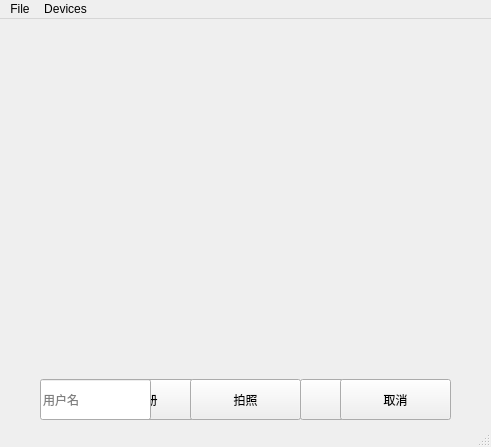
<?xml version="1.0" encoding="UTF-8"?>
<ui version="4.0">
 <class>Login</class>
 <widget class="QMainWindow" name="Login">
  <property name="geometry">
   <rect>
    <x>0</x>
    <y>0</y>
    <width>491</width>
    <height>447</height>
   </rect>
  </property>
  <property name="windowTitle">
   <string>Login</string>
  </property>
  <widget class="QWidget" name="centralWidget">
   <widget class="QStackedWidget" name="stackedWidget">
    <property name="geometry">
     <rect>
      <x>0</x>
      <y>0</y>
      <width>490</width>
      <height>360</height>
     </rect>
    </property>
    <property name="sizePolicy">
     <sizepolicy hsizetype="Preferred" vsizetype="Preferred">
      <horstretch>1</horstretch>
      <verstretch>0</verstretch>
     </sizepolicy>
    </property>
    <property name="palette">
     <palette>
      <active>
       <colorrole role="Base">
        <brush brushstyle="SolidPattern">
         <color alpha="255">
          <red>255</red>
          <green>255</green>
          <blue>255</blue>
         </color>
        </brush>
       </colorrole>
       <colorrole role="Window">
        <brush brushstyle="SolidPattern">
         <color alpha="255">
          <red>145</red>
          <green>145</green>
          <blue>145</blue>
         </color>
        </brush>
       </colorrole>
      </active>
      <inactive>
       <colorrole role="Base">
        <brush brushstyle="SolidPattern">
         <color alpha="255">
          <red>255</red>
          <green>255</green>
          <blue>255</blue>
         </color>
        </brush>
       </colorrole>
       <colorrole role="Window">
        <brush brushstyle="SolidPattern">
         <color alpha="255">
          <red>145</red>
          <green>145</green>
          <blue>145</blue>
         </color>
        </brush>
       </colorrole>
      </inactive>
      <disabled>
       <colorrole role="Base">
        <brush brushstyle="SolidPattern">
         <color alpha="255">
          <red>145</red>
          <green>145</green>
          <blue>145</blue>
         </color>
        </brush>
       </colorrole>
       <colorrole role="Window">
        <brush brushstyle="SolidPattern">
         <color alpha="255">
          <red>145</red>
          <green>145</green>
          <blue>145</blue>
         </color>
        </brush>
       </colorrole>
      </disabled>
     </palette>
    </property>
    <property name="currentIndex">
     <number>0</number>
    </property>
    <widget class="QWidget" name="viewfinderPage">
     <layout class="QGridLayout" name="gridLayout_5">
      <item row="0" column="0">
       <widget class="QCameraViewfinder" name="viewfinder" native="true"/>
      </item>
     </layout>
    </widget>
    <widget class="QWidget" name="previewPage">
     <layout class="QGridLayout" name="gridLayout_4">
      <item row="0" column="0">
       <widget class="QLabel" name="lastImagePreviewLabel">
        <property name="sizePolicy">
         <sizepolicy hsizetype="Preferred" vsizetype="MinimumExpanding">
          <horstretch>0</horstretch>
          <verstretch>0</verstretch>
         </sizepolicy>
        </property>
        <property name="frameShape">
         <enum>QFrame::Box</enum>
        </property>
        <property name="text">
         <string/>
        </property>
       </widget>
      </item>
     </layout>
    </widget>
   </widget>
   <widget class="QPushButton" name="loginButton">
    <property name="geometry">
     <rect>
      <x>300</x>
      <y>360</y>
      <width>111</width>
      <height>41</height>
     </rect>
    </property>
    <property name="text">
     <string>登录</string>
    </property>
   </widget>
   <widget class="QPushButton" name="registerButton">
    <property name="geometry">
     <rect>
      <x>90</x>
      <y>360</y>
      <width>111</width>
      <height>41</height>
     </rect>
    </property>
    <property name="text">
     <string>注册</string>
    </property>
   </widget>
   <widget class="QLineEdit" name="usernameLineEdit">
    <property name="geometry">
     <rect>
      <x>40</x>
      <y>360</y>
      <width>111</width>
      <height>41</height>
     </rect>
    </property>
    <property name="text">
     <string/>
    </property>
    <property name="placeholderText">
     <string>用户名</string>
    </property>
   </widget>
   <widget class="QPushButton" name="takeImageButton">
    <property name="geometry">
     <rect>
      <x>190</x>
      <y>360</y>
      <width>111</width>
      <height>41</height>
     </rect>
    </property>
    <property name="text">
     <string>拍照</string>
    </property>
   </widget>
   <widget class="QPushButton" name="cancelButton">
    <property name="geometry">
     <rect>
      <x>340</x>
      <y>360</y>
      <width>111</width>
      <height>41</height>
     </rect>
    </property>
    <property name="text">
     <string>取消</string>
    </property>
   </widget>
  </widget>
  <widget class="QMenuBar" name="menuBar">
   <property name="geometry">
    <rect>
     <x>0</x>
     <y>0</y>
     <width>491</width>
     <height>22</height>
    </rect>
   </property>
   <widget class="QMenu" name="menuFile">
    <property name="title">
     <string>File</string>
    </property>
    <addaction name="actionStartCamera"/>
    <addaction name="actionStopCamera"/>
    <addaction name="separator"/>
    <addaction name="actionSettings"/>
   </widget>
   <widget class="QMenu" name="menuDevices">
    <property name="title">
     <string>Devices</string>
    </property>
   </widget>
   <addaction name="menuFile"/>
   <addaction name="menuDevices"/>
  </widget>
  <widget class="QStatusBar" name="statusBar"/>
  <action name="actionStartCamera">
   <property name="text">
    <string>Start Camera</string>
   </property>
  </action>
  <action name="actionStopCamera">
   <property name="text">
    <string>Stop Camera</string>
   </property>
  </action>
  <action name="actionSettings">
   <property name="text">
    <string>Settings</string>
   </property>
  </action>
  <action name="actionExit">
   <property name="text">
    <string>Exit</string>
   </property>
  </action>
 </widget>
 <layoutdefault spacing="6" margin="11"/>
 <customwidgets>
  <customwidget>
   <class>QCameraViewfinder</class>
   <extends>QWidget</extends>
   <header>qcameraviewfinder.h</header>
   <container>1</container>
  </customwidget>
 </customwidgets>
 <resources/>
 <connections/>
</ui>
